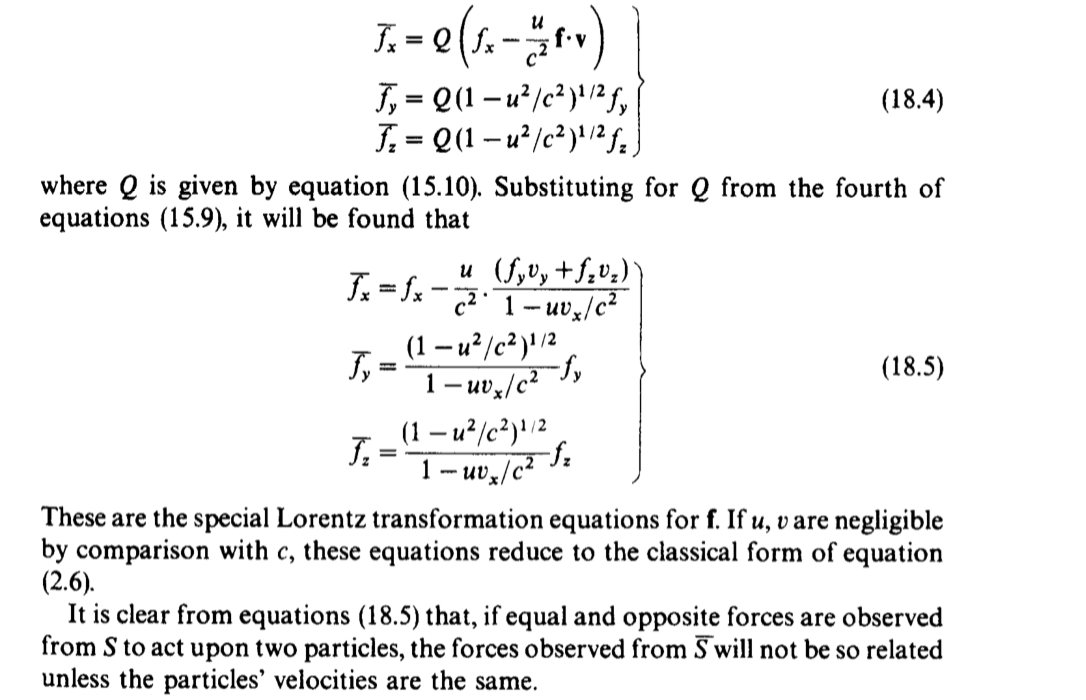
#> input picture proj/image_video_processing/bill.png, 1086 x 700 px
$ python split_text_line.py
#> lines starting #> are read from the running program, lines starting #| are printed output that depends on the picture; after the words box and inside, x2 and y2 are one past the last pixel; in counts of white or black regions, pixels touching at a corner belong together
import cv2
import numpy as np
from matplotlib import pyplot as plt

minH = 10

## (1) read
img = cv2.imread("bill.png")
#> img is the input picture: shape (700, 1086, 3); min 0, max 255, mean 240.9
gray = cv2.cvtColor(img, cv2.COLOR_BGR2GRAY)

# cv2.imshow('Origin image', img)
# cv2.imshow('Gray image', gray)
# cv2.waitKey(0)

## (2) threshold
th, threshed = cv2.threshold(gray, 127, 255, cv2.THRESH_BINARY_INV|cv2.THRESH_OTSU)
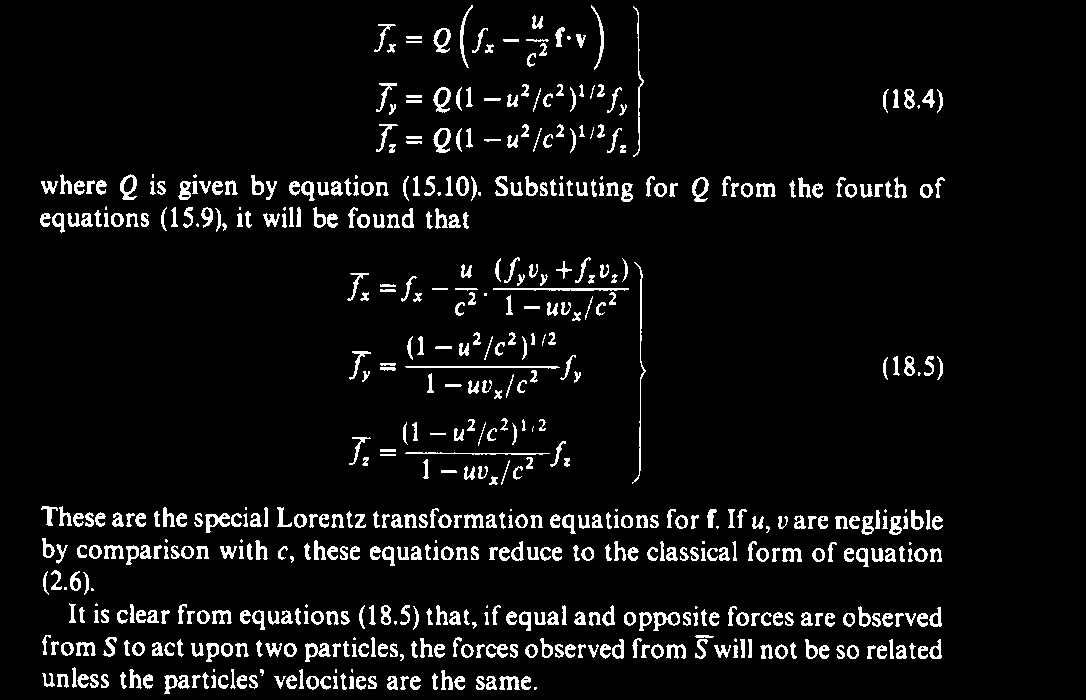
#> threshed: shape (700, 1086); 6.1% white; 592 white regions (45 under 20 px), largest, box (x1, y1, x2, y2) and area: (632, 262, 646, 484) 369, (493, 288, 629, 291) 326, (405, 366, 560, 369) 313
#> th = 153
# th, threshed = cv2.threshold(img, 127, 255, cv2.THRESH_BINARY_INV|cv2.THRESH_OTSU)

## (3) minAreaRect on the nozeros
pts = cv2.findNonZero(threshed)
#> pts = contour of 46519 points, box (x1, y1, x2, y2) (40, 5, 945, 694), area 99315
ret = cv2.minAreaRect(pts)
#> ret = ((492.5, 347.9), (905, 686.1), -0.349)

(cx,cy), (w,h), ang = ret
#> cx = 492.5; cy = 347.9; w = 905; h = 686.1; ang = -0.349
if w>h:
    w,h = h,w
#> w = 686.1; h = 905
    ang += 90
#> ang = 89.65

## (4) Find rotated matrix, do rotation
M = cv2.getRotationMatrix2D((cx,cy), ang, 1.0)
#> M = [[0.0061, 1, 141.6], [-1, 0.0061, 838.3]]
rotated = cv2.warpAffine(threshed, M, (img.shape[1], img.shape[0]))
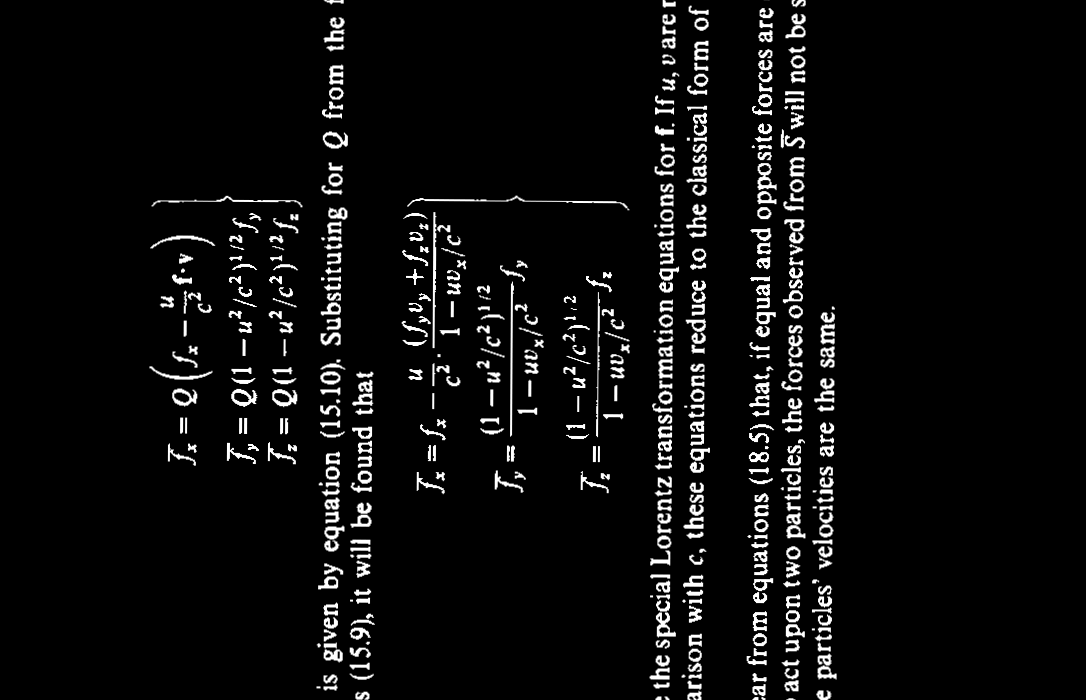
#> rotated: shape (700, 1086); min 0, max 255, mean 12.4


# crop_img = img[0:60, 0:150]
# cv2.imshow('Gray image', gray)
# cv2.waitKey(0)

## (5) find and draw the upper and lower boundary of each lines
hist = cv2.reduce(rotated,1, cv2.REDUCE_AVG).reshape(-1)
#> hist = 700 values, max 57 at index 201, min 1 at index 7, mean 12.38
# hist = cv2.reduce(gray,1, cv2.REDUCE_AVG).reshape(-1)

# th = 2
th = 0
H,W = img.shape[:2]
#> H = 700; W = 1086
uppers = [y for y in range(H-1) if hist[y]<=th and hist[y+1]>th]
#> uppers = []
lowers = [y for y in range(H-1) if hist[y]>th and hist[y+1]<=th]
#> lowers = []

rotated = cv2.cvtColor(rotated, cv2.COLOR_GRAY2BGR)
#> rotated: shape (700, 1086, 3)
#
for y in uppers:
    cv2.line(rotated, (0,y), (W, y), (255,0,0), 1)
#> this loop made 0 passes
    # cv2.line(img, (0,y), (W, y), (255,0,0), 1)

for y in lowers:
    cv2.line(rotated, (0,y), (W, y), (0,255,0), 1)
    # cv2.line(img, (0,y), (W, y), (0,255,0), 1)

# Normalize
normalizedUppers = []
normalizedLowers = []
lower = upper = 0
j = -1
for i in range(0,len(uppers), 1):
    if j < i:
        j = i
        upper = uppers[i]
        lower = lowers[i]
        if lowers[j] - uppers[j] >= minH:
            normalizedUppers.append(upper)
            normalizedLowers.append(lower)
        while j <= len(uppers)-1:
            if lowers[j] - uppers[j] < minH:
                if j == 0:
                    normalizedUppers.append(uppers[j])
                    normalizedLowers.append(lowers[j])
                    j = j+1
                elif j == len(uppers)-1:
                    if len(normalizedUppers) == 0:
                        normalizedUppers.append(uppers[j])
                    if len(normalizedLowers) == 0:
                        normalizedLowers.append(lowers[j])
                    else:
                        normalizedLowers[len(normalizedLowers)-1] = lowers[j]
                    break

                elif uppers[j]-lowers[j-1] < uppers[j+1]-lowers[j]:
                    if len(normalizedUppers) == 0:
                        normalizedUppers.append(uppers[j])
                    if len(normalizedLowers) == 0:
                        normalizedLowers.append(lowers[j])
                    else:
                        normalizedLowers[len(normalizedLowers)-1] = lowers[j]
                    j = j+1
                elif uppers[j]-lowers[j-1] >= uppers[j+1]-lowers[j]:
                    normalizedUppers.append(uppers[j])
                    normalizedLowers.append(lowers[j])
                    j = j+1
                # [8 lines of commented-out code are left out]
            else:
                j = j-1
                break
#> after the loop, j = -1; lower = 0; normalizedLowers = []; normalizedUppers = []; upper = 0

for i in range(0,len(normalizedUppers), 1):
    crop_img = img[normalizedUppers[i]-1:normalizedLowers[i]+1, 0:W]
    img_piece = "result//result" + str(i) +".png"
    cv2.imwrite(img_piece, crop_img)


# cv2.imwrite("result_.png", img)
cv2.imwrite("result.png", rotated)
